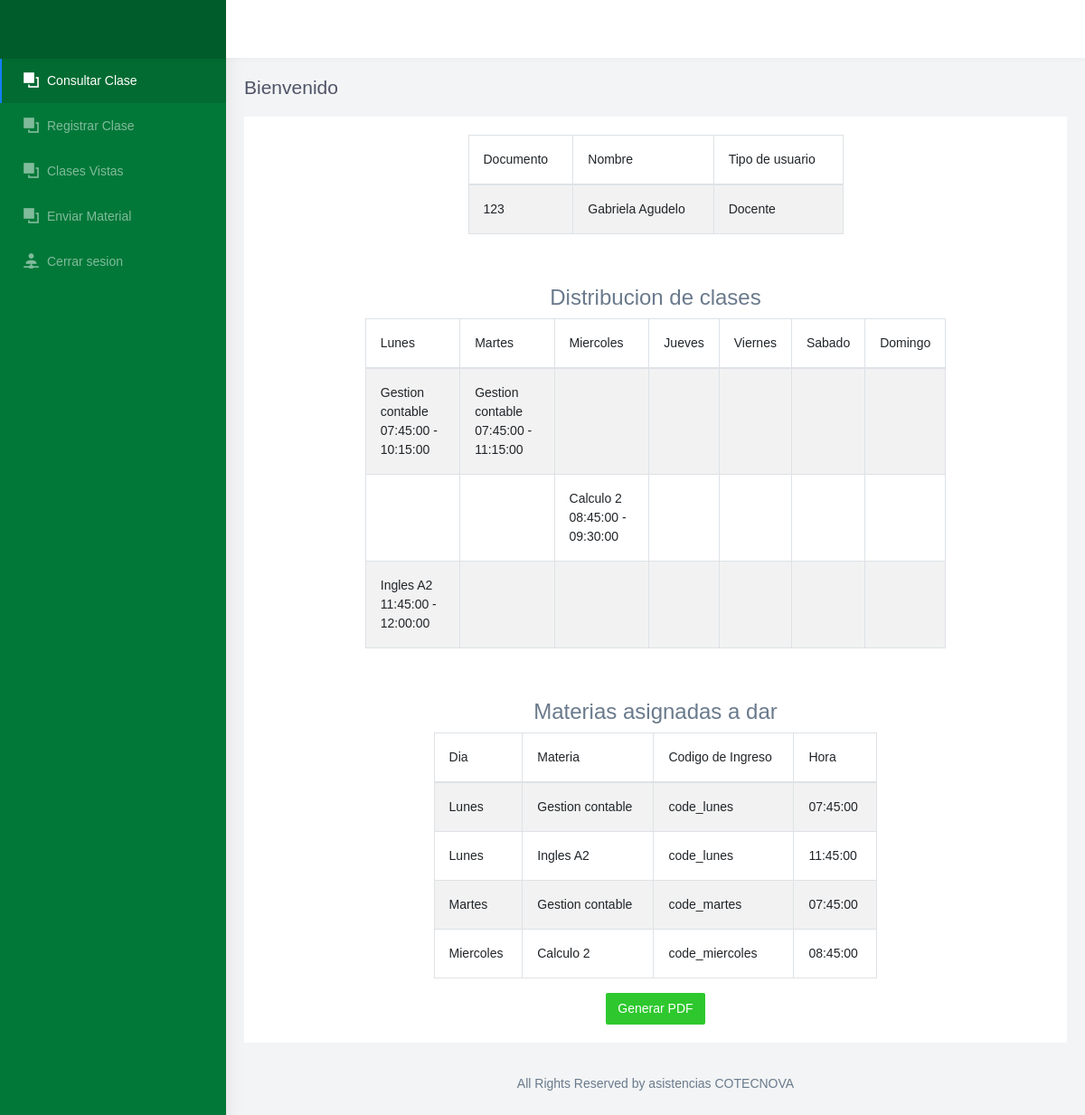
The app's page /consultar_clase.php (signed in), older data.
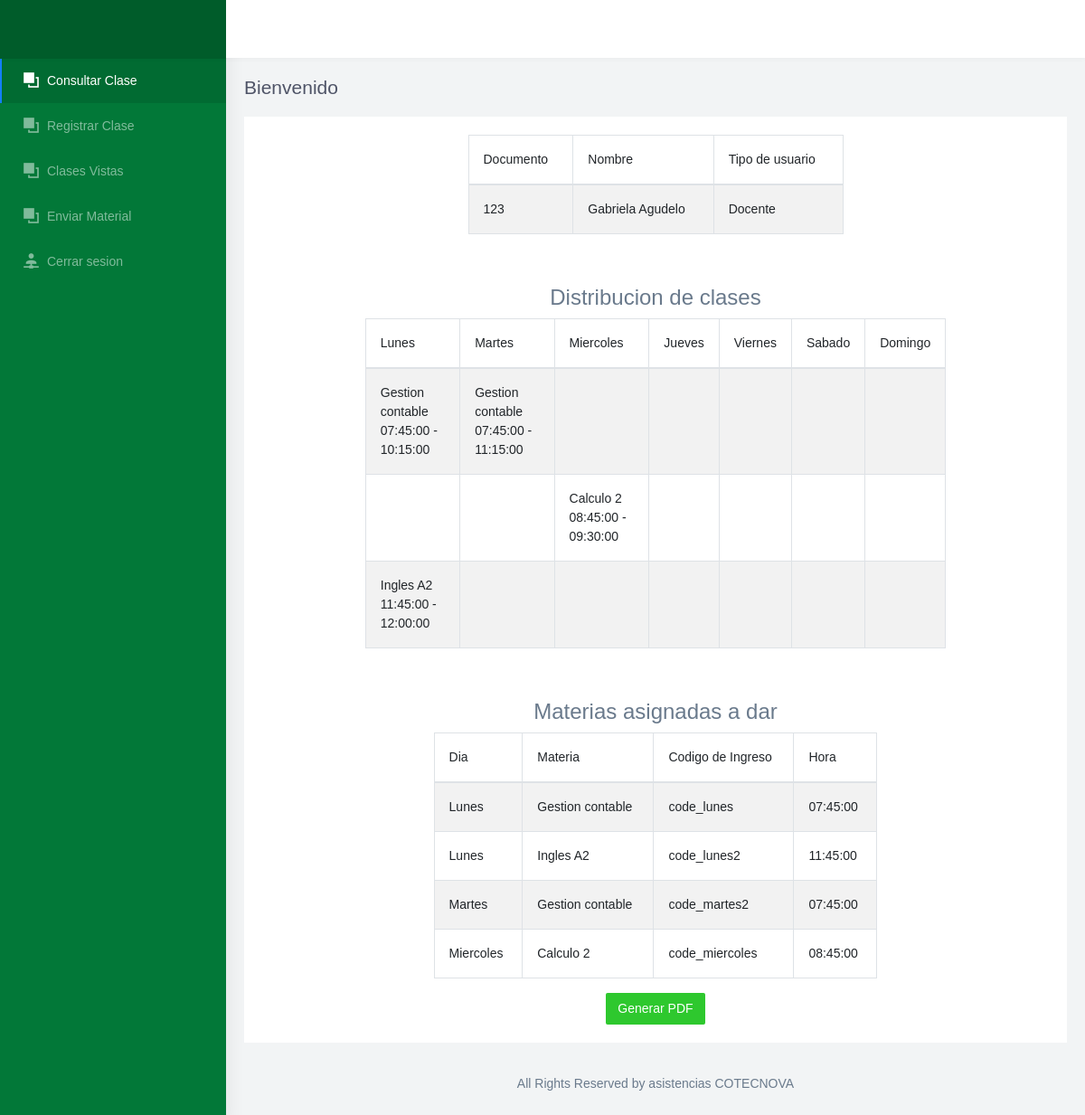
The same page, newer data.
### tables this page shows
CREATE TABLE `clase` (
  `id_clase` int(11) NOT NULL COMMENT 'Id de la clase',
  `Dias_id_dia` int(11) NOT NULL COMMENT 'Id del dia',
  `hora` time NOT NULL COMMENT 'Hora de inicio de la clase',
  `horafin` time NOT NULL COMMENT 'Hora fin de la clase',
  `codigo` varchar(45) NOT NULL COMMENT 'Codigo de la clase',
  `Docente_id_docente` int(11) NOT NULL COMMENT 'Id del docente que la dara',
  `Aula_id_aula` int(11) NOT NULL COMMENT 'Id del aula en la que se vera',
  `Materia_id_materia` int(11) NOT NULL COMMENT 'Id de la materia que se vera',
  `Grupo_id_grupo` int(11) NOT NULL COMMENT 'Id del grupo asignado',
  `estado` int(11) NOT NULL COMMENT 'Estado de la clase'
);

CREATE TABLE `dias` (
  `id_dia` int(11) NOT NULL COMMENT 'Id el dia',
  `nombre` varchar(45) NOT NULL COMMENT 'Nombre del dia'
);

CREATE TABLE `materia` (
  `id_materia` int(11) NOT NULL COMMENT 'Id de la materia',
  `nombre` varchar(45) NOT NULL COMMENT 'Nombre de la materia',
  `estado` int(11) NOT NULL COMMENT 'Activo o inactivo'
);

### Modelo/MySQL.php (called while the page is built, shortened)
<?php
class MySQL{
    private $hostname  = "localhost";
    private $user = "root";
    private $password = "";
    private $database = "asistencia";
    private $conexion;
    public function conectar(){
        $this->conexion = mysqli_connect($this->hostname, $this->user, $this->password, $this->database);
    }
    public function efectuarConsulta($consulta){
        mysqli_query($this->conexion, "SET lc_time_names = 'es_ES'" );
        mysqli_query($this->conexion, "SET NAMES 'utf8'");
        mysqli_query($this->conexion, "SET CHARACTER 'utf8'");
       $this->resultadoConsulta = mysqli_query($this->conexion, $consulta);
        return $this->resultadoConsulta;
    }
}

### consultar_clase.php (the view, shortened to what the changed rows need)
<!DOCTYPE html>
<html dir="ltr" lang="en">
<head>
	<link href="css/chartist.min.css" rel="stylesheet">
	<link href="css/style.min.css" rel="stylesheet">
	<link href="css/ie7.css" rel="stylesheet">
	<link href="css/materialdesignicons.min.css" rel="stylesheet">
	<link href="css/weather-icons.min.css" rel="stylesheet">
	<link href="https://cdnjs.cloudflare.com/ajax/libs/twitter-bootstrap/4.5.2/css/bootstrap.css" rel="stylesheet" media="all">
</head>
<body>
	<?php
	require_once 'Modelo/MySQL.php';
	$mysql = new MySQL;
	$mysql->conectar();
	$id_docente = $_SESSION['idDocente'];
	$Amaterias = $mysql->efectuarConsulta("SELECT docente.id_docente, clase.hora, dias.id_dia, dias.nombre as nombrediaM, materia.nombre as nombremateria, clase.codigo FROM docente join clase on clase.Docente_id_docente = docente.id_docente join dias on dias.id_dia = clase.Dias_id_dia join materia on materia.id_materia = clase.Materia_id_materia where docente.id_docente = " . $id_docente . " order by dias.id_dia");
	?>
	<div id="main-wrapper" data-navbarbg="skin6" data-theme="light" data-layout="vertical" data-sidebartype="full" data-boxed-layout="full">
		<div class="page-wrapper">
			<div class="container-fluid">
				<div class="row">
					<div class="col-12">
						<div class="card">
							<center>
								<div class="card-body col-md-6 col-md-offset-3">
								<table id="info" class="table table-striped table-bordered" style="width:100%">
										<thead>
											<tr>
												<th scope="col">Documento</th>
												<th scope="col">Nombre</th>
												<th scope="col">Tipo de usuario</th>
											</tr>
										</thead>
									</table>
								</div>
							</center>
							<center>
								<div class="card-body col-md-9 col-md-offset-3">
									<table id="example" class="table table-striped table-bordered" style="width:100%">
										<thead>
											<tr>
												<th>Lunes</th>
												<th>Martes</th>
												<th>Miercoles</th>
												<th>Jueves</th>
												<th>Viernes</th>
												<th>Sabado</th>
												<th>Domingo</th>
											</tr>
										</thead>
									</table>
								</div>
							</center>
							<center>
								<div class="card-body col-md-7 col-md-offset-3">
									<table id="mater" class="table table-striped table-bordered" style="width:100%">
										<thead>
											<tr>
												<th scope="col">Dia</th>
												<th scope="col">Materia</th>
												<th scope="col">Codigo de Ingreso</th>
												<th scope="col">Hora</th>
											</tr>
										</thead>
										<tbody>
											<tr>
												<?php
												while ($valores3 = mysqli_fetch_assoc($Amaterias)) {
												?>
													<td><?php echo $valores3['nombrediaM'] ?></td>
													<td><?php echo $valores3['nombremateria'] ?></td>
													<td><?php echo $valores3['codigo'] ?></td>
													<td><?php echo $valores3['hora'] ?></td>
											</tr>
										<?php
												}
										?>
										</tbody>
									</table>
								</div>
							</center>
						</div>
					</div>
				</div>
			</div>
		</div>
</body>
</html>

Row changes from the older to the newer data that the page shows:
changed clase "Ingles A2": codigo "code_lunes" → "code_lunes2"
changed clase "Martes": codigo "code_martes" → "code_martes2"
